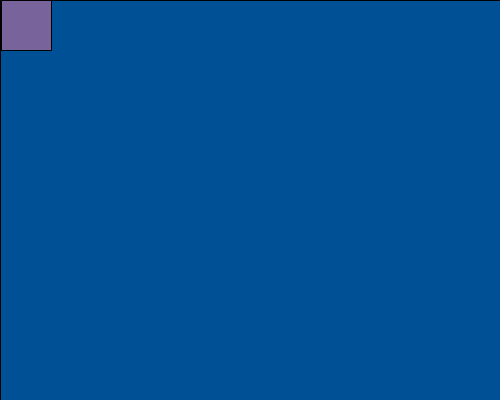
Frame 1 (no input)
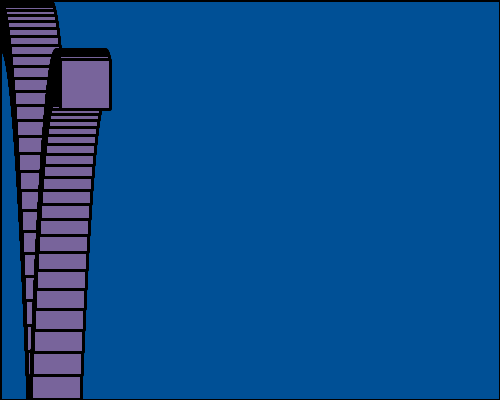
Frame 60 (the mouse pressed at the canvas centre just before this capture)
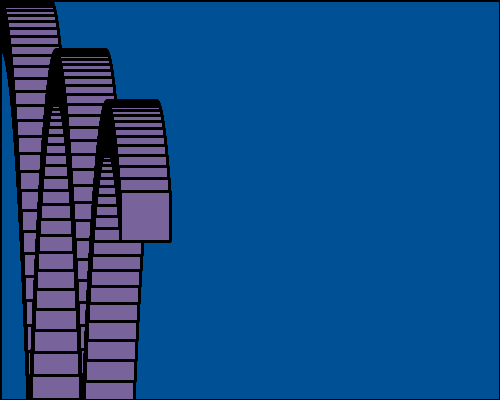
Frame 120 (the mouse held since frame 60 and released just before this capture)

The Processing sketch that drew these frames (run headless with seeded random() and noise(); from frame 60 on, the mouse is pressed at the canvas centre):

// Processing sketch: processing_96467
// ── processing_96467.pde

int x, y, v ;
void setup()
{
  size(500,400);
  strokeJoin(BEVEL);
  background(0,80,150);
}
void draw()
{
  fill(300, 200);
  rect(0, 0, width, height);
  x++;
  y+=v;
  if (y>=height)
  {
    y = height;
    v *= -0.956;
  }
  else
  {
    v++;
  }
  fill(120, 100, 155,600);
  rect(x, y, 50, 50);
  smooth();
  strokeWeight(3);
  
    if(x>width) 
  {
    x=y=v=0;
  }
}
